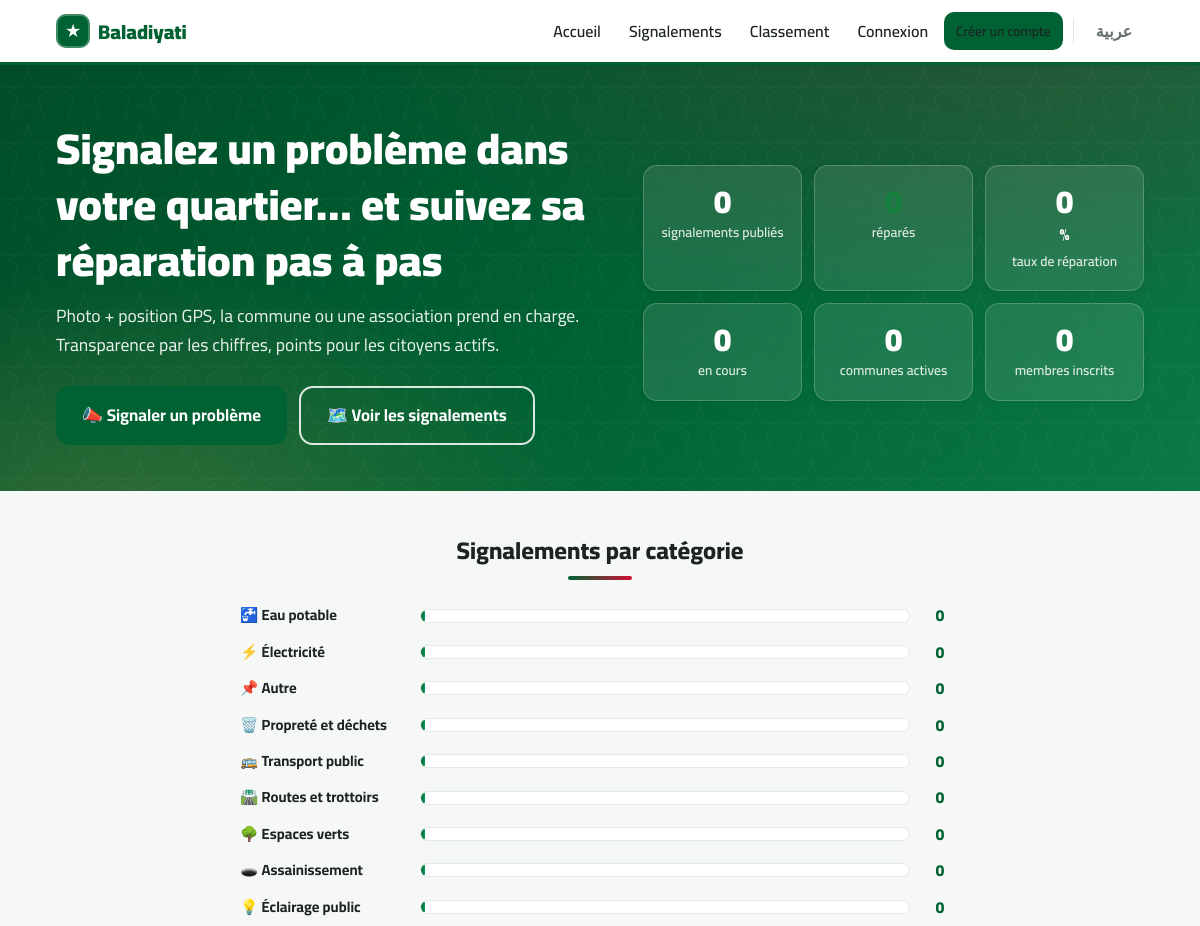
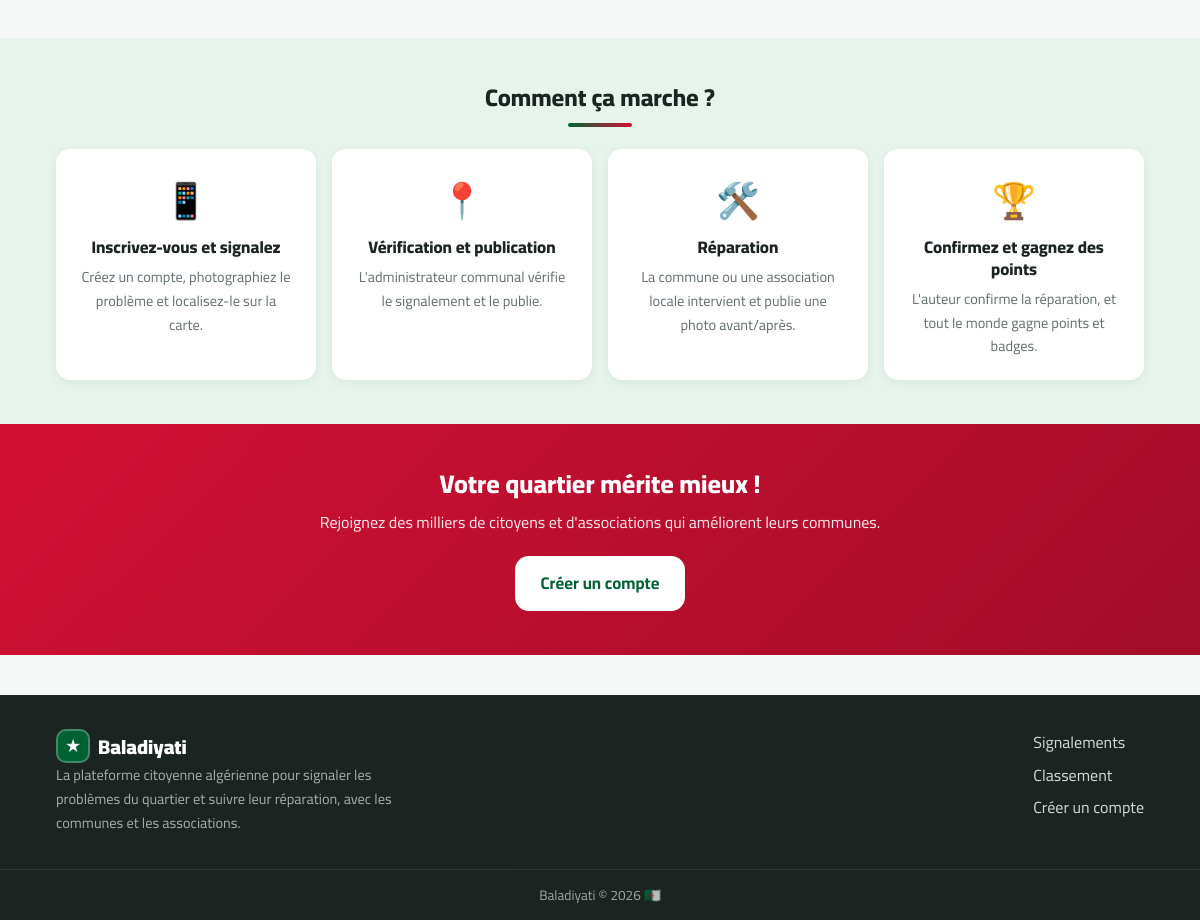
Page /?lang=fr on the committed database (2 pictures, top to bottom).
### tables this page shows
CREATE TABLE categories (
  id INT AUTO_INCREMENT PRIMARY KEY,
  name_ar VARCHAR(80) NOT NULL,
  name_fr VARCHAR(80) NOT NULL,
  icon VARCHAR(16) NOT NULL DEFAULT '🏷️',
  is_active TINYINT(1) NOT NULL DEFAULT 1
);

### includes/functions.php (called while the page is built, shortened)
<?php
function e(?string $s): string
{
    return htmlspecialchars((string) $s, ENT_QUOTES, 'UTF-8');
}
function url(string $path = ''): string
{
    return WEB_BASE . '/' . ltrim($path, '/');
}
function lang(): string
{
    return (isset($_SESSION['lang']) && $_SESSION['lang'] === 'fr') ? 'fr' : 'ar';
}
function t(string $key, ...$args): string
{
    static $strings = null;
    if ($strings === null) {
        $strings = require BASE_PATH . '/includes/lang/' . lang() . '.php';
    }
    $s = $strings[$key] ?? $key;
    return $args ? vsprintf($s, $args) : $s;
}
function lc(array $row, string $col): string
{
    return (string) ($row[$col . '_' . lang()] ?? $row[$col . '_ar'] ?? '');
}

### includes/auth.php (called while the page is built, shortened)
<?php
require_once __DIR__ . '/functions.php';
function current_user(): ?array
{
    static $user = false;
    if ($user === false) {
        $user = null;
    }
    return $user;
}

### index.php (the view, shortened to what this page needs)
<?php
require_once __DIR__ . '/includes/auth.php';
$db = db();
$S = $db->query("SELECT
    (SELECT COUNT(*) FROM complaints WHERE status NOT IN ('pending','rejected')) AS total,
    (SELECT COUNT(*) FROM complaints WHERE status IN ('resolved','closed')) AS resolved,
    (SELECT COUNT(*) FROM complaints WHERE status = 'in_progress') AS in_progress,
    (SELECT COUNT(DISTINCT commune_id) FROM complaints WHERE status NOT IN ('pending','rejected')) AS communes,
    (SELECT COUNT(*) FROM users WHERE role = 'citizen') AS citizens,
    (SELECT COUNT(*) FROM users WHERE role = 'association' AND is_verified = 1) AS assocs")->fetch();
$rate = $S['total'] > 0 ? (int) round($S['resolved'] * 100 / $S['total']) : 0;
$cats = $db->query("SELECT c.id, c.name_ar, c.name_fr, c.icon, COUNT(x.id) AS n
    FROM categories c
    LEFT JOIN complaints x ON x.category_id = c.id AND x.status NOT IN ('pending','rejected')
    WHERE c.is_active = 1
    GROUP BY c.id, c.name_ar, c.name_fr, c.icon ORDER BY n DESC")->fetchAll();
$maxCat = 1;
foreach ($cats as $c) {
    $maxCat = max($maxCat, (int) $c['n']);
}
require __DIR__ . '/includes/layout/header.php';
?>
<section class="hero">
  <div class="container hero-inner">
    <div class="hero-text">
      <h1><?= e(t('hero_h1')) ?></h1>
      <p class="hero-sub"><?= e(t('hero_sub')) ?></p>
      <div class="hero-cta">
        <a class="btn btn-primary btn-lg" href="<?= e(url($me ? 'dashboard/new-complaint.php' : 'register.php')) ?>">📣 <?= e(t('hero_cta_report')) ?></a>
        <a class="btn btn-ghost btn-lg" href="<?= e(url('complaints.php')) ?>">🗺️ <?= e(t('hero_cta_browse')) ?></a>
      </div>
    </div>
    <div class="hero-stats">
      <div class="stat-card"><span class="stat-num" data-count="<?= (int) $S['total'] ?>">0</span><span class="stat-label"><?= e(t('stat_total')) ?></span></div>
      <div class="stat-card stat-green"><span class="stat-num" data-count="<?= (int) $S['resolved'] ?>">0</span><span class="stat-label"><?= e(t('stat_resolved')) ?></span></div>
      <div class="stat-card"><span class="stat-num" data-count="<?= $rate ?>">0</span><span class="stat-suffix">%</span><span class="stat-label"><?= e(t('stat_rate')) ?></span></div>
      <div class="stat-card"><span class="stat-num" data-count="<?= (int) $S['in_progress'] ?>">0</span><span class="stat-label"><?= e(t('stat_in_progress')) ?></span></div>
      <div class="stat-card"><span class="stat-num" data-count="<?= (int) $S['communes'] ?>">0</span><span class="stat-label"><?= e(t('stat_communes')) ?></span></div>
      <div class="stat-card"><span class="stat-num" data-count="<?= (int) $S['citizens'] + (int) $S['assocs'] ?>">0</span><span class="stat-label"><?= e(t('stat_members')) ?></span></div>
    </div>
  </div>
</section>
<section class="section">
  <div class="container">
    <h2 class="section-title"><?= e(t('home_by_category')) ?></h2>
    <div class="cat-bars">
      <?php foreach ($cats as $c): ?>
      <div class="cat-bar">
        <span class="cat-bar-label"><?= e($c['icon']) ?> <?= e(lc($c, 'name')) ?></span>
        <div class="cat-bar-track"><div class="cat-bar-fill" style="width:<?= (int) round($c['n'] * 100 / $maxCat) ?>%"></div></div>
        <span class="cat-bar-num"><?= (int) $c['n'] ?></span>
      </div>
      <?php endforeach; ?>
    </div>
  </div>
</section>
<section class="section section-alt">
  <div class="container">
    <h2 class="section-title"><?= e(t('home_how_title')) ?></h2>
    <div class="steps">
      <div class="step"><span class="step-icon">📱</span><h3><?= e(t('how_1_t')) ?></h3><p><?= e(t('how_1_d')) ?></p></div>
      <div class="step"><span class="step-icon">📍</span><h3><?= e(t('how_2_t')) ?></h3><p><?= e(t('how_2_d')) ?></p></div>
      <div class="step"><span class="step-icon">🛠️</span><h3><?= e(t('how_3_t')) ?></h3><p><?= e(t('how_3_d')) ?></p></div>
      <div class="step"><span class="step-icon">🏆</span><h3><?= e(t('how_4_t')) ?></h3><p><?= e(t('how_4_d')) ?></p></div>
    </div>
  </div>
</section>
<section class="cta-band">
  <div class="container center">
    <h2><?= e(t('home_cta_title')) ?></h2>
    <p><?= e(t('home_cta_sub')) ?></p>
    <a class="btn btn-light btn-lg" href="<?= e(url('register.php')) ?>"><?= e(t('nav_register')) ?></a>
  </div>
</section>
<?php require __DIR__ . '/includes/layout/footer.php'; ?>

### assets/css/style.css (style rules this page uses)
:root { --green: #006233; --green-dark: #004d28; --green-light: #e6f4ec; --red: #d21034; --gold: #c8a951; --ink: #1c2422; --muted: #64716c; --bg: #f6f8f7; --card: #ffffff; --line: #e3e9e6; --radius: 14px; --shadow: 0 2px 10px rgba(0, 40, 20, 0.07); }
* { margin: 0; padding: 0; box-sizing: border-box; }
html { scroll-behavior: smooth; }
body { font-family: 'Cairo', system-ui, -apple-system, sans-serif; background: var(--bg); color: var(--ink); line-height: 1.65; font-size: 16px; }
a { color: var(--green); text-decoration: none; }
h1, h2, h3 { line-height: 1.3; font-weight: 800; }
.container { max-width: 1120px; margin-inline: auto; padding-inline: 16px; }
.center { text-align: center; }
.btn { display: inline-flex; align-items: center; justify-content: center; gap: 8px; background: var(--green-light); color: var(--green); border: none; border-radius: 12px; cursor: pointer; padding: 10px 18px; font-family: inherit; font-size: 0.95rem; font-weight: 700; transition: transform 0.1s, box-shadow 0.15s, background 0.15s; }
.btn-primary { background: var(--green); color: #fff; }
.btn-ghost { background: transparent; border: 2px solid var(--green); color: var(--green); }
.btn-light { background: #fff; color: var(--green); }
.btn-lg { padding: 14px 26px; font-size: 1.05rem; border-radius: 14px; }
.hero { background: radial-gradient(1100px 500px at 85% -10%, rgba(210, 16, 52, 0.18), transparent 60%), radial-gradient(900px 480px at 10% 110%, rgba(200, 169, 81, 0.25), transparent 55%), linear-gradient(135deg, var(--green-dark), var(--green) 55%, #0b7a44); background-color: var(--green); color: #fff; padding-block: 56px 46px; position: relative; overflow: hidden; }
.hero::before { content: ''; position: absolute; inset: 0; opacity: 0.35; }
.hero-inner { position: relative; display: grid; grid-template-columns: 1.1fr 1fr; gap: 36px; align-items: center; }
.hero h1 { font-size: clamp(1.7rem, 4vw, 2.7rem); font-weight: 900; margin-bottom: 12px; }
.hero-sub { font-size: 1.1rem; opacity: 0.92; margin-bottom: 26px; }
.hero-cta { display: flex; gap: 12px; flex-wrap: wrap; }
.hero .btn-ghost { border-color: rgba(255,255,255,0.85); color: #fff; }
.hero-stats { display: grid; grid-template-columns: repeat(3, 1fr); gap: 12px; }
.hero-stats .stat-card { background: rgba(255,255,255,0.1); backdrop-filter: blur(4px); border: 1px solid rgba(255,255,255,0.2); }
.hero-stats .stat-num, .hero-stats .stat-suffix { color: #fff; }
.hero-stats .stat-label { color: rgba(255,255,255,0.85); }
.stat-card { background: var(--card); border-radius: var(--radius); box-shadow: var(--shadow); padding: 18px 14px; text-align: center; display: flex; flex-direction: column; gap: 2px; }
.stat-num { font-size: 2rem; font-weight: 900; color: var(--green); line-height: 1.1; }
.stat-suffix { font-weight: 900; color: var(--green); }
.stat-label { font-size: 0.85rem; color: var(--muted); font-weight: 600; }
.stat-green .stat-num { color: #15803d; }
.section { padding-block: 44px; }
.section-alt { background: var(--green-light); }
.section-title { font-size: 1.5rem; margin-bottom: 22px; text-align: center; }
.section-title::after { content: ''; display: block; width: 64px; height: 4px; border-radius: 4px; background: linear-gradient(90deg, var(--green), var(--red)); margin: 10px auto 0; }
.cat-bars { max-width: 720px; margin-inline: auto; display: grid; gap: 10px; }
.cat-bar { display: grid; grid-template-columns: 170px 1fr 40px; align-items: center; gap: 10px; }
.cat-bar-label { font-weight: 700; font-size: 0.92rem; }
.cat-bar-track { background: #fff; border: 1px solid var(--line); border-radius: 999px; height: 14px; overflow: hidden; }
.cat-bar-fill { background: linear-gradient(90deg, var(--green), #0b9a55); height: 100%; border-radius: 999px; min-width: 4px; }
.cat-bar-num { font-weight: 800; color: var(--green); text-align: center; }
.steps { display: grid; grid-template-columns: repeat(auto-fit, minmax(200px, 1fr)); gap: 16px; }
.step { background: var(--card); border-radius: var(--radius); box-shadow: var(--shadow); padding: 22px; text-align: center; }
.step-icon { font-size: 2.2rem; display: block; margin-bottom: 8px; }
.step h3 { font-size: 1.05rem; margin-bottom: 6px; }
.step p { font-size: 0.9rem; color: var(--muted); }
.cta-band { background: linear-gradient(135deg, var(--red), #a30d28); color: #fff; padding-block: 44px; }
.cta-band h2 { font-size: 1.6rem; margin-bottom: 8px; }
.cta-band p { opacity: 0.9; margin-bottom: 20px; }

### rows in the picture
categories: icon "🚰", name_fr "Eau potable", n "0"
categories: icon "⚡", name_fr "Électricité", n "0"
categories: icon "📌", name_fr "Autre", n "0"
categories: icon "🗑️", name_fr "Propreté et déchets", n "0"
categories: icon "🚌", name_fr "Transport public", n "0"
categories: icon "🛣️", name_fr "Routes et trottoirs", n "0"
categories: icon "🌳", name_fr "Espaces verts", n "0"
categories: icon "🕳️", name_fr "Assainissement", n "0"
categories: icon "💡", name_fr "Éclairage public", n "0"

### other values in the picture
app_name() "Baladiyati"
t('nav_home') "Accueil"
t('nav_complaints') "Signalements"
t('nav_leaderboard') "Classement"
t('nav_login') "Connexion"
t('nav_register') "Créer un compte"
t('hero_h1') "Signalez un problème dans votre quartier… et suivez sa réparation pas à pas"
t('hero_sub') "Photo + position GPS, la commune ou une association prend en charge. Transparence par les chiffres, points pour les citoyens actifs."
t('hero_cta_report') "Signaler un problème"
t('hero_cta_browse') "Voir les signalements"
t('stat_total') "signalements publiés"
t('stat_resolved') "réparés"
t('stat_rate') "taux de réparation"
t('stat_in_progress') "en cours"
t('stat_communes') "communes actives"
